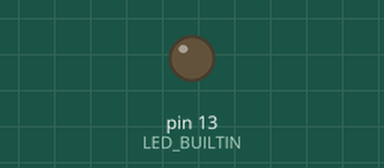
A sketch run on a simulated Arduino Uno, built with avr-gcc and run on an emulated ATmega328P. On the bench: output pins drawn as LEDs (lit = HIGH).

Above: at 0.1 s.
At 1.1 s:
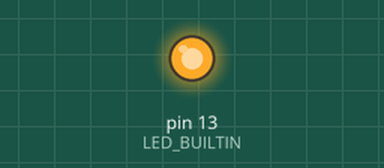
Timing chart, 0 to 2.6 s (numbered marks = the images above):
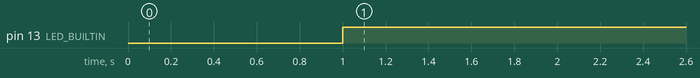

The sketch:

test.ino
```cpp
void setup() {
  // initialize inbuilt LED pin as an output.
  pinMode(LED_BUILTIN, OUTPUT);
}

// loop function runs over and over  again forever
void loop() {
  digitalWrite(LED_BUILTIN, LOW);
  delay(1000);
  digitalWrite(LED_BUILTIN, HIGH);
  delay(300000);
}
```

Measured:
- by itself, pin 13 (LED_BUILTIN): LOW → HIGH at 1.0 s
